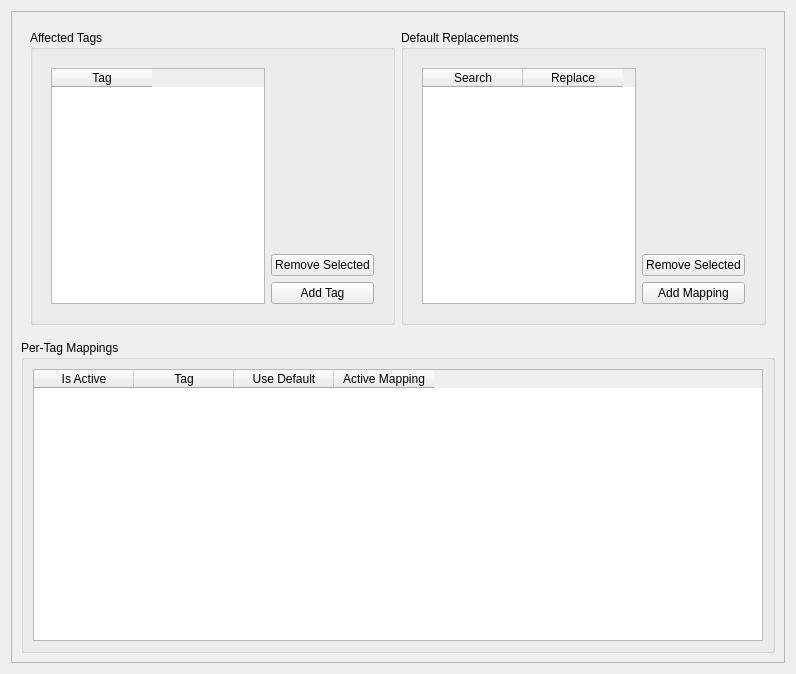
<?xml version="1.0" encoding="UTF-8"?>
<ui version="4.0">
 <class>ReplaceUnwantedCharactersConfig</class>
 <widget class="QWidget" name="ReplaceUnwantedCharactersConfig">
  <property name="geometry">
   <rect>
    <x>0</x>
    <y>0</y>
    <width>796</width>
    <height>674</height>
   </rect>
  </property>
  <property name="windowTitle">
   <string>Replace Unwanted Characters Settings</string>
  </property>
  <layout class="QVBoxLayout" name="verticalLayout">
   <item>
    <widget class="QScrollArea" name="scrollArea">
     <property name="widgetResizable">
      <bool>true</bool>
     </property>
     <widget class="QWidget" name="scrollAreaWidgetContents">
      <property name="geometry">
       <rect>
        <x>0</x>
        <y>0</y>
        <width>776</width>
        <height>654</height>
       </rect>
      </property>
      <layout class="QVBoxLayout" name="verticalLayout_4">
       <item>
        <widget class="QWidget" name="widget_3" native="true">
         <layout class="QHBoxLayout" name="horizontalLayout_3">
          <item>
           <widget class="QGroupBox" name="group_filter_tags">
            <property name="title">
             <string>Affected Tags</string>
            </property>
            <layout class="QVBoxLayout" name="layout_filter_tags">
             <item>
              <widget class="QWidget" name="widget" native="true">
               <layout class="QHBoxLayout" name="horizontalLayout">
                <item>
                 <widget class="QTableWidget" name="filter_tags_table">
                  <property name="alternatingRowColors">
                   <bool>true</bool>
                  </property>
                  <property name="selectionBehavior">
                   <enum>QAbstractItemView::SelectRows</enum>
                  </property>
                  <property name="sortingEnabled">
                   <bool>true</bool>
                  </property>
                  <property name="rowCount">
                   <number>0</number>
                  </property>
                  <property name="columnCount">
                   <number>1</number>
                  </property>
                  <column>
                   <property name="text">
                    <string>Tag</string>
                   </property>
                  </column>
                 </widget>
                </item>
                <item>
                 <layout class="QVBoxLayout" name="verticalLayout_2">
                  <item>
                   <spacer name="verticalSpacer_2">
                    <property name="orientation">
                     <enum>Qt::Vertical</enum>
                    </property>
                    <property name="sizeHint" stdset="0">
                     <size>
                      <width>20</width>
                      <height>40</height>
                     </size>
                    </property>
                   </spacer>
                  </item>
                  <item>
                   <widget class="QPushButton" name="remove_filter_tag_button">
                    <property name="text">
                     <string>Remove Selected</string>
                    </property>
                   </widget>
                  </item>
                  <item>
                   <widget class="QPushButton" name="add_filter_tag_button">
                    <property name="text">
                     <string>Add Tag</string>
                    </property>
                   </widget>
                  </item>
                 </layout>
                </item>
               </layout>
              </widget>
             </item>
            </layout>
           </widget>
          </item>
          <item>
           <widget class="QGroupBox" name="group_default_mapping">
            <property name="title">
             <string>Default Replacements</string>
            </property>
            <layout class="QVBoxLayout" name="layout_default_mapping">
             <item>
              <widget class="QWidget" name="widget_2" native="true">
               <layout class="QHBoxLayout" name="horizontalLayout_2">
                <item>
                 <widget class="QTableWidget" name="replacement_table">
                  <property name="sizePolicy">
                   <sizepolicy hsizetype="Expanding" vsizetype="Expanding">
                    <horstretch>0</horstretch>
                    <verstretch>0</verstretch>
                   </sizepolicy>
                  </property>
                  <property name="alternatingRowColors">
                   <bool>true</bool>
                  </property>
                  <property name="sortingEnabled">
                   <bool>true</bool>
                  </property>
                  <property name="rowCount">
                   <number>0</number>
                  </property>
                  <property name="columnCount">
                   <number>2</number>
                  </property>
                  <column>
                   <property name="text">
                    <string>Search</string>
                   </property>
                  </column>
                  <column>
                   <property name="text">
                    <string>Replace</string>
                   </property>
                  </column>
                 </widget>
                </item>
                <item>
                 <layout class="QVBoxLayout" name="verticalLayout_3">
                  <item>
                   <spacer name="verticalSpacer">
                    <property name="orientation">
                     <enum>Qt::Vertical</enum>
                    </property>
                    <property name="sizeHint" stdset="0">
                     <size>
                      <width>20</width>
                      <height>40</height>
                     </size>
                    </property>
                   </spacer>
                  </item>
                  <item>
                   <widget class="QPushButton" name="remove_row_button">
                    <property name="text">
                     <string>Remove Selected</string>
                    </property>
                   </widget>
                  </item>
                  <item>
                   <widget class="QPushButton" name="add_row_button">
                    <property name="text">
                     <string>Add Mapping</string>
                    </property>
                   </widget>
                  </item>
                 </layout>
                </item>
               </layout>
              </widget>
             </item>
            </layout>
           </widget>
          </item>
         </layout>
        </widget>
       </item>
       <item>
        <widget class="QGroupBox" name="group_per_tag">
         <property name="title">
          <string>Per-Tag Mappings</string>
         </property>
         <layout class="QVBoxLayout" name="layout_per_tag">
          <item>
           <widget class="QTableWidget" name="per_tag_table">
            <property name="alternatingRowColors">
             <bool>true</bool>
            </property>
            <property name="selectionBehavior">
             <enum>QAbstractItemView::SelectRows</enum>
            </property>
            <property name="sortingEnabled">
             <bool>true</bool>
            </property>
            <property name="rowCount">
             <number>0</number>
            </property>
            <property name="columnCount">
             <number>4</number>
            </property>
            <column>
             <property name="text">
              <string>Is Active</string>
             </property>
            </column>
            <column>
             <property name="text">
              <string>Tag</string>
             </property>
            </column>
            <column>
             <property name="text">
              <string>Use Default</string>
             </property>
            </column>
            <column>
             <property name="text">
              <string>Active Mapping</string>
             </property>
            </column>
           </widget>
          </item>
         </layout>
        </widget>
       </item>
      </layout>
     </widget>
    </widget>
   </item>
  </layout>
 </widget>
 <resources/>
 <connections/>
</ui>
